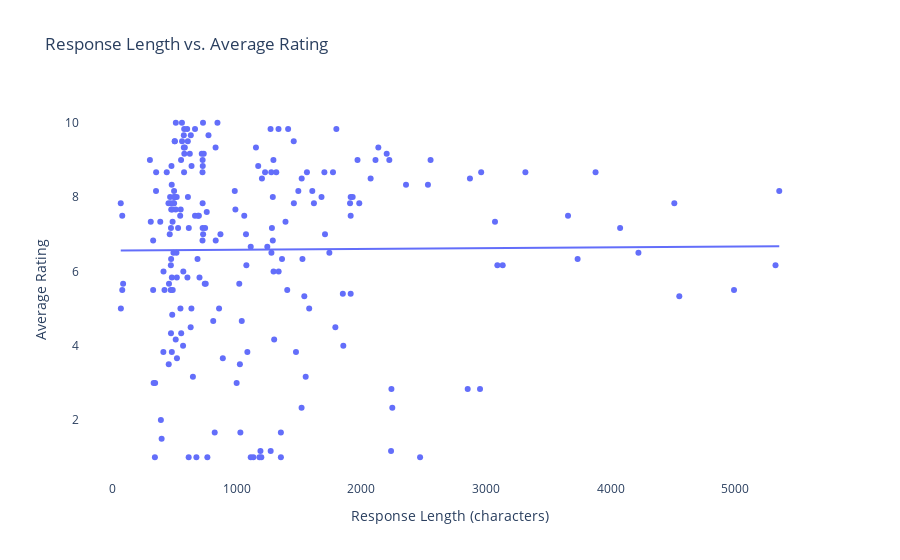

Notebook cell for this chart:
### Markdown cell above
Analyze if the length of the AI-generated response has any correlation with the rating it receives

### Code cell
# Calculate the length of each response
data['Response_Length'] = data['Response'].astype(str).apply(len)

# Average the ratings across all reviewers for each response
rating_columns = ['Rating_Christine', 'Rating_Ansam', 'Rating_Adrian', 'Rating_Mike', 'Rating_Albin', 'Rating_Grzegorz']

# Prepare data for plotting
plot_data = data[['Response_Length', 'Average_rating']].dropna()

# Create a scatter plot to visualize the correlation between response length and average rating
fig = px.scatter(plot_data, x='Response_Length', y='Average_rating', trendline='ols',
                 title='Response Length vs. Average Rating',
                 labels={'Response_Length': 'Response Length (characters)', 'Average_rating': 'Average Rating'})
fig.update_layout(paper_bgcolor='rgba(0,0,0,0)', plot_bgcolor='rgba(0,0,0,0)')

fig.show()

### Figure 1 — Plotly figure (JSON) as saved in the notebook; plotly's stock layout.template omitted (floating-point values rounded to 4 significant figures; data arrays with more than 128 entries replaced by an {"elided": "..."} marker saying what was removed)
{"data": [{"hovertemplate": "Response Length (characters)=%{x}<br>Average Rating=%{y}<extra></extra>", "legendgroup": "", "marker": {"color": "#636efa", "symbol": "circle"}, "mode": "markers", "name": "", "orientation": "v", "showlegend": false, "type": "scatter", "x": {"elided": "215 int values"}, "xaxis": "x", "y": {"elided": "215 float values"}, "yaxis": "y"}, {"hovertemplate": "<b>OLS trendline</b><br>Average_rating = 2.11692e-05 * Response_Length + 6.56253<br>R<sup>2</sup>=0.000073<br><br>Response Length (characters)=%{x}<br>Average Rating=%{y} <b>(trend)</b><extra></extra>", "legendgroup": "", "marker": {"color": "#636efa", "symbol": "circle"}, "mode": "lines", "name": "", "showlegend": false, "type": "scatter", "x": {"elided": "215 int values"}, "xaxis": "x", "y": {"elided": "215 float values"}, "yaxis": "y"}], "layout": {"legend": {"tracegroupgap": 0}, "paper_bgcolor": "rgba(0,0,0,0)", "plot_bgcolor": "rgba(0,0,0,0)", "title": {"text": "Response Length vs. Average Rating"}, "xaxis": {"anchor": "y", "domain": [0, 1], "title": {"text": "Response Length (characters)"}}, "yaxis": {"anchor": "x", "domain": [0, 1], "title": {"text": "Average Rating"}}}}
